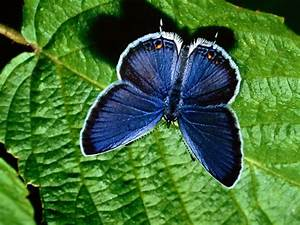
#> input picture CSV/animals/butterfly/OIP-0Rm-Jx_MbSBV5xJrOFU_iQHaFj.jpeg, 300 x 225 px; its folder holds only this picture in this run
$ jupyter execute --allow-errors Project5.ipynb
#> lines starting #> are read from the running program, lines starting #| are printed output that depends on the picture
[cell 1]
# Libraries for all projects
import os
import numpy as np
import pandas as pd
import seaborn as sns
import matplotlib.pyplot as plt

## Predicting Ice Cream Sales: Supervised Learning Example

[cell 2]
# Generate data
np.random.seed(42)
temperature = np.random.normal(30, 10, 100)
ice_cream_sales = 5 * temperature + np.random.normal(0, 20, 100)
print(temperature)
print(ice_cream_sales)

[cell 3]
# Split the data
from sklearn.model_selection import train_test_split    # useful for evaluating the performance of your model
X = temperature.reshape(-1, 1)                          # reshape for the features matrix
y = ice_cream_sales                                     # set target vector
Xtrain, Xtest, ytrain, ytest = train_test_split(X, y, test_size=0.2,
                                                random_state=42)

[cell 4]
# Train the model
from sklearn.linear_model import LinearRegression   # 1. choose model class
model = LinearRegression()                          # 2. instantiate model
model.fit(Xtrain, ytrain)                           # 3. fit model to data
y_model = model.predict(Xtest)                      # 4. predict on new data

[cell 5]
# Evaluate the model
from sklearn.metrics import mean_squared_error, r2_score
mse = mean_squared_error(ytest, y_model)
r2 = r2_score(ytest, y_model)
print(f'Mean Squared Error: {mse:.2f}')
print(f'R-squared: {r2:.2f}')

[cell 6]
# Plot the Model
plt.scatter(Xtest, ytest, color='black', label='Actual data')
plt.plot(Xtest, y_model, color='orange', linewidth=2, label='Regression line')
plt.xlabel('Temperature (Celsius)')
plt.ylabel('Ice Cream Sales')
plt.title('Temperature Effect on Ice Cream Sales')
plt.legend();
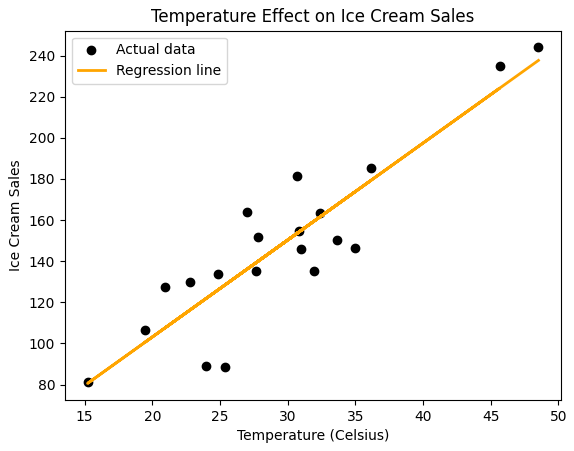
#> figure drawn by matplotlib, 1 panel

#> (a cell that did not finish here is left out)

## Pokemon Classification

* *Purpose*: Make a model to predict whether a Pokemon is legnedary or not based on its attributes such as Attack, HP, Defense, etc.

#> (a cell that did not finish here is left out)

[cell 9]
# Define data
features = ['HP', 'Attack', 'Defense', 'Sp. Atk', 'Sp. Def', 'Generation']
#> (the rest of this cell did not finish here and is left out)

[cell 10]
# Split data into training and tests sets
from sklearn.model_selection import train_test_split
Xtrain, Xtest, ytrain, ytest = train_test_split(X, y, test_size=0.5,
                                                random_state=42)

[cell 11]
# Train the model
from sklearn.ensemble import RandomForestClassifier     # 1. choose model class
model = RandomForestClassifier()                        # 2. instantiate model
#> (the rest of this cell did not finish here and is left out)

[cell 12]
# Visualizing the decision tree by Extract a single tree from RandomForestClassifier
tree_index = 0  # Index of the tree to visualize
#> (the rest of this cell did not finish here and is left out)

[cell 13]
# Evaluate accuracy
from sklearn.metrics import accuracy_score, classification_report

#> (the rest of this cell did not finish here and is left out)

[cell 14]
# Visualizing Confusion matrix using Seaborn heat map
from sklearn.metrics import confusion_matrix
import seaborn as sns
#> (the rest of this cell did not finish here and is left out)

[cell 15]
# Visualizing using Confusion Matrix from Scikit-Learn
from sklearn.metrics import confusion_matrix, ConfusionMatrixDisplay
#> (the rest of this cell did not finish here and is left out)

## Fruit Classification

[cell 16]
# Creating the dataset

data = {
     'Weight': [150, 160, 170, 130, 140, 135, 155, 120, 110, 145, 200, 210, 220, 215, 205],
    'Color': ['Red', 'Red', 'Red', 'Red', 'Red', 'Orange', 'Orange', 'Orange', 'Yellow', 'Yellow', 'Yellow', 'Yellow', 'Yellow', 'Yellow', 'Yellow'],
    'Size': ['Medium', 'Medium', 'Medium', 'Small', 'Small', 'Medium', 'Medium', 'Small', 'Small', 'Small', 'Large', 'Large', 'Large', 'Large', 'Large'],
    'Fruit': ['Apple', 'Apple', 'Apple', 'Apple', 'Apple', 'Orange', 'Orange', 'Orange', 'Banana', 'Banana', 'Banana', 'Banana', 'Banana', 'Banana', 'Banana']
}

fruit_df = pd.DataFrame(data)
fruit_df

[cell 17]
# Encode the features
from sklearn.preprocessing import LabelEncoder
#le = LabelEncoder()
le_color = LabelEncoder()
le_size = LabelEncoder()
le_fruit = LabelEncoder()
fruit_df['Color'] = le_color.fit_transform(fruit_df['Color']) # transform labels to numerical labels
print(le_color.classes_)
fruit_df['Size'] = le_size.fit_transform(fruit_df['Size'])
print(le_size.classes_)
fruit_df['Fruit'] = le_fruit.fit_transform(fruit_df['Fruit'])
print(le_fruit.classes_)

[cell 18]
# display new dataframe
fruit_df

[cell 19]
# Checking encoding is correct
print(le_color.inverse_transform(fruit_df['Color']))
print(le_size.inverse_transform(fruit_df['Size']))
print(le_fruit.inverse_transform(fruit_df['Fruit']))

[cell 20]
# Define features matrix and target vector
X = fruit_df[['Weight', 'Color', 'Size']]       # features matrix
y = fruit_df['Fruit']                           # target vector

[cell 21]
# Split data
from sklearn.model_selection import train_test_split
Xtrain, Xtest, ytrain, ytest = train_test_split(X, y, test_size=0.4, random_state=42)

[cell 22]
# Train model
from sklearn.tree import DecisionTreeClassifier         # 1. choose model class
model = DecisionTreeClassifier()                        # 2. instantiate model
model.fit(Xtrain, ytrain)                               # 3. fit model to data
ypred = model.predict(Xtest)                            # 4. predict on new data

[cell 23]
# Evaluate the model
from sklearn.metrics import accuracy_score
accuracy = accuracy_score(ytest, ypred)
print(f'Accuracy: {accuracy * 100:.2f}%')

[cell 24]
# Visualizing
sns.pairplot(fruit_df, hue='Fruit', vars=['Weight', 'Color', 'Size']);
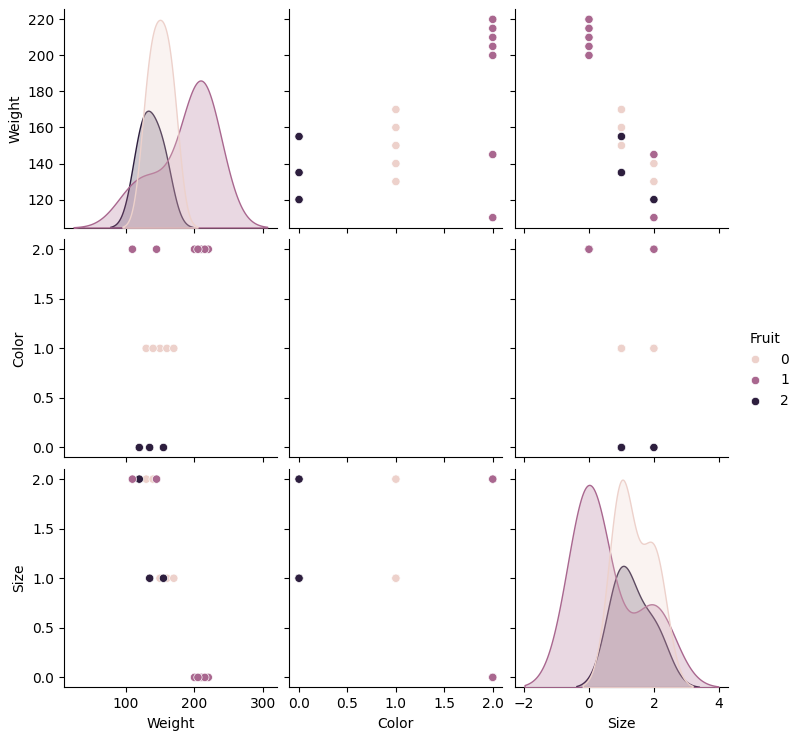
#> figure drawn by matplotlib, 8 panels

## Predicting Animal Species from Images

[cell 25]
# Import libraries
import os
import numpy as np
import matplotlib.pyplot as plt
from skimage.io import imread
from skimage.transform import resize

[cell 26]
# Getting species names from folder names
dataset_path = 'CSV//animals'
classes = os.listdir(dataset_path)
if '.DS_Store' in classes:
    classes.remove('.DS_Store')
print(f'Classes: {classes}')

[cell 27]
# Read Images and Labels (species) into lists

images = []
labels = []

valid_image_extensions = ['.jpg', '.jpeg', '.png', '.bmp', '.tiff']

for class_name in classes:
    class_dir = os.path.join(dataset_path, class_name)
    for img_name in os.listdir(class_dir):
        img_path = os.path.join(class_dir, img_name)  # constructs full path to the image file

        # Check if the file has a valid image extension
        if any(img_path.lower().endswith(ext) for ext in valid_image_extensions):
            img = imread(img_path)  # reads the image file into a NumPy array using skimage
#> img is the input picture: shape (225, 300, 3); mean R, G, B 64.7, 110.3, 53.3

            # Ensure the image has 3 channels (RGB)
            if len(img.shape) == 2:  # grayscale image
                img = np.stack((img,)*3, axis=-1)
            elif img.shape[2] == 4:  # RGBA image
                img = img[:, :, :3]

            img_resized = resize(img, (64, 64))  # resizes the image to a fixed size for consistent input for ML model
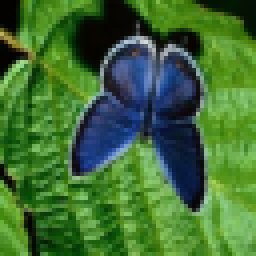
#> img_resized: shape (64, 64, 3) float64 (shown 4 times larger); mean R, G, B 0.254, 0.433, 0.209
            images.append(img_resized)  # appends resized image to images list
            labels.append(class_name)  # appends the class name (species) to the labels list
#> pass 2 of the loop `for class_name in classes:`:
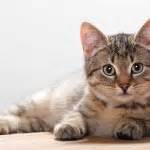
#> input picture CSV/animals/cat/100.jpeg, 150 x 150 px
#> img is the input picture: shape (150, 150, 3); mean R, G, B 194.1, 180, 171.7
#> `img_resized = resize(img, (64, 64))`:
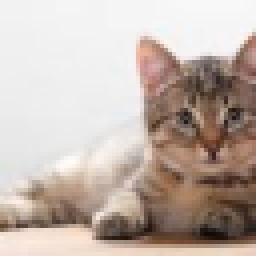
#> img_resized: shape (64, 64, 3) float64 (shown 4 times larger); mean R, G, B 0.761, 0.706, 0.673

[cell 28]
# convert lists to NumPy Arrays
X = np.array(images)                # features matrix
y = np.array(labels)                # target vector

[cell 29]
print(f'Total images: {X.shape[0]}, Image shape: {X.shape[1:]}') # images should be 64x64; 3 represents color channels(red, green, blue)
#| Total images: 2, Image shape: (64, 64, 3)

### Preprocessing Images

* need dataset to be [n_samples, n_features]
* image is 3D: (height x width x channels)
* need to flatten image to convert it to a 1D array
* need to encode labels

[cell 30]
# convert dataset to be [n_samples, n_features]
Xflat = X.reshape(X.shape[0], -1)
Xflat.shape
#> Out = (2, 12288)

[cell 31]
# encode species labels
from sklearn.preprocessing import LabelEncoder

le = LabelEncoder()
yencoded = le.fit_transform(y)
print(yencoded)
print(le.inverse_transform(yencoded))

[cell 32]
# Split the data
from sklearn.model_selection import train_test_split

Xtrain, Xtest, ytrain, ytest = train_test_split(Xflat, yencoded, test_size=0.2, random_state=42)
#> ytrain = [0]; ytest = [1]

[cell 33]
from sklearn.tree import DecisionTreeClassifier         # 1. choose model class
model = DecisionTreeClassifier()                        # 2. instantiate model
model.fit(Xtrain, ytrain)                               # 3. fit model to data
ypred = model.predict(Xtest)                            # 4. predict on new data
#> ypred = [0]

from sklearn.ensemble import RandomForestClassifier     # 1. choose model class
model_rf = RandomForestClassifier(n_estimators=120)     # 2. instantiate model
model_rf.fit(Xtrain, ytrain)                            # 3. fit model to data
ypred_rf = model_rf.predict(Xtest)                      # 4. predict on new data
#> ypred_rf = [0]

[cell 34]
### Evaluate the model accuracy
from sklearn.metrics import accuracy_score
print(accuracy_score(ytest, ypred))
#| 0.0
print(accuracy_score(ytest, ypred_rf))
#| 0.0
